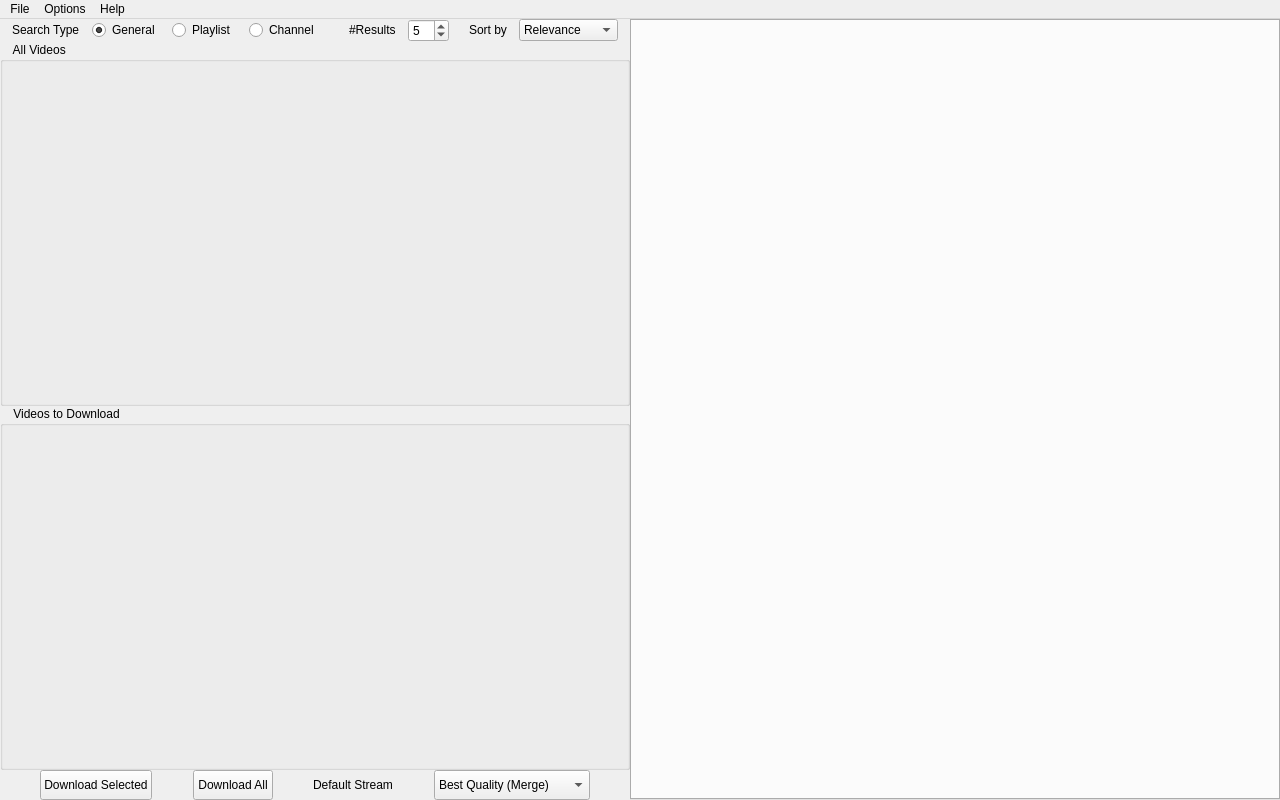
<?xml version="1.0" encoding="UTF-8"?>
<ui version="4.0">
 <class>MainWindow</class>
 <widget class="QMainWindow" name="MainWindow">
  <property name="windowModality">
   <enum>Qt::NonModal</enum>
  </property>
  <property name="geometry">
   <rect>
    <x>0</x>
    <y>0</y>
    <width>1280</width>
    <height>800</height>
   </rect>
  </property>
  <property name="sizePolicy">
   <sizepolicy hsizetype="Expanding" vsizetype="Expanding">
    <horstretch>0</horstretch>
    <verstretch>0</verstretch>
   </sizepolicy>
  </property>
  <property name="minimumSize">
   <size>
    <width>0</width>
    <height>0</height>
   </size>
  </property>
  <property name="font">
   <font>
    <family>Arial</family>
    <pointsize>9</pointsize>
   </font>
  </property>
  <property name="focusPolicy">
   <enum>Qt::StrongFocus</enum>
  </property>
  <property name="acceptDrops">
   <bool>false</bool>
  </property>
  <property name="windowTitle">
   <string>YouTube Helper</string>
  </property>
  <property name="windowIcon">
   <iconset>
    <normaloff>assets/Ico.ico</normaloff>assets/Ico.ico</iconset>
  </property>
  <property name="layoutDirection">
   <enum>Qt::LeftToRight</enum>
  </property>
  <property name="autoFillBackground">
   <bool>true</bool>
  </property>
  <property name="tabShape">
   <enum>QTabWidget::Rounded</enum>
  </property>
  <property name="unifiedTitleAndToolBarOnMac">
   <bool>false</bool>
  </property>
  <widget class="QWidget" name="centralwidget">
   <property name="sizePolicy">
    <sizepolicy hsizetype="Expanding" vsizetype="Expanding">
     <horstretch>0</horstretch>
     <verstretch>0</verstretch>
    </sizepolicy>
   </property>
   <property name="minimumSize">
    <size>
     <width>1280</width>
     <height>777</height>
    </size>
   </property>
   <property name="acceptDrops">
    <bool>true</bool>
   </property>
   <layout class="QGridLayout" name="Central_Layout">
    <property name="sizeConstraint">
     <enum>QLayout::SetNoConstraint</enum>
    </property>
    <property name="leftMargin">
     <number>0</number>
    </property>
    <property name="topMargin">
     <number>0</number>
    </property>
    <property name="rightMargin">
     <number>0</number>
    </property>
    <property name="bottomMargin">
     <number>0</number>
    </property>
    <property name="spacing">
     <number>0</number>
    </property>
    <item row="0" column="0">
     <layout class="QHBoxLayout" name="horizontalLayout">
      <property name="spacing">
       <number>0</number>
      </property>
      <property name="rightMargin">
       <number>0</number>
      </property>
      <item>
       <layout class="QVBoxLayout" name="verticalLayout">
        <property name="sizeConstraint">
         <enum>QLayout::SetDefaultConstraint</enum>
        </property>
        <item>
         <layout class="QHBoxLayout" name="searchOptionsLayout">
          <property name="spacing">
           <number>0</number>
          </property>
          <property name="sizeConstraint">
           <enum>QLayout::SetDefaultConstraint</enum>
          </property>
          <item>
           <spacer name="searchOptionsHS1">
            <property name="sizePolicy">
             <sizepolicy hsizetype="Expanding" vsizetype="Minimum">
              <horstretch>0</horstretch>
              <verstretch>0</verstretch>
             </sizepolicy>
            </property>
            <property name="orientation">
             <enum>Qt::Horizontal</enum>
            </property>
            <property name="sizeType">
             <enum>QSizePolicy::Expanding</enum>
            </property>
            <property name="sizeHint" stdset="0">
             <size>
              <width>10</width>
              <height>20</height>
             </size>
            </property>
           </spacer>
          </item>
          <item>
           <widget class="QLabel" name="searchlabel">
            <property name="sizePolicy">
             <sizepolicy hsizetype="Expanding" vsizetype="Fixed">
              <horstretch>0</horstretch>
              <verstretch>0</verstretch>
             </sizepolicy>
            </property>
            <property name="text">
             <string>Search Type</string>
            </property>
           </widget>
          </item>
          <item>
           <spacer name="searchOptionsHS2">
            <property name="sizePolicy">
             <sizepolicy hsizetype="Expanding" vsizetype="Minimum">
              <horstretch>0</horstretch>
              <verstretch>0</verstretch>
             </sizepolicy>
            </property>
            <property name="orientation">
             <enum>Qt::Horizontal</enum>
            </property>
            <property name="sizeType">
             <enum>QSizePolicy::Expanding</enum>
            </property>
            <property name="sizeHint" stdset="0">
             <size>
              <width>10</width>
              <height>20</height>
             </size>
            </property>
           </spacer>
          </item>
          <item>
           <widget class="QRadioButton" name="search">
            <property name="sizePolicy">
             <sizepolicy hsizetype="Expanding" vsizetype="Fixed">
              <horstretch>0</horstretch>
              <verstretch>0</verstretch>
             </sizepolicy>
            </property>
            <property name="font">
             <font>
              <family>Arial</family>
              <pointsize>9</pointsize>
             </font>
            </property>
            <property name="text">
             <string>General</string>
            </property>
            <property name="checked">
             <bool>true</bool>
            </property>
           </widget>
          </item>
          <item>
           <spacer name="searchOptionsHS3">
            <property name="sizePolicy">
             <sizepolicy hsizetype="Expanding" vsizetype="Minimum">
              <horstretch>0</horstretch>
              <verstretch>0</verstretch>
             </sizepolicy>
            </property>
            <property name="orientation">
             <enum>Qt::Horizontal</enum>
            </property>
            <property name="sizeType">
             <enum>QSizePolicy::Expanding</enum>
            </property>
            <property name="sizeHint" stdset="0">
             <size>
              <width>5</width>
              <height>20</height>
             </size>
            </property>
           </spacer>
          </item>
          <item>
           <widget class="QRadioButton" name="playlist">
            <property name="sizePolicy">
             <sizepolicy hsizetype="Expanding" vsizetype="Fixed">
              <horstretch>0</horstretch>
              <verstretch>0</verstretch>
             </sizepolicy>
            </property>
            <property name="font">
             <font>
              <family>Arial</family>
              <pointsize>9</pointsize>
             </font>
            </property>
            <property name="text">
             <string>Playlist</string>
            </property>
           </widget>
          </item>
          <item>
           <spacer name="searchOptionsHS4">
            <property name="sizePolicy">
             <sizepolicy hsizetype="Expanding" vsizetype="Minimum">
              <horstretch>0</horstretch>
              <verstretch>0</verstretch>
             </sizepolicy>
            </property>
            <property name="orientation">
             <enum>Qt::Horizontal</enum>
            </property>
            <property name="sizeType">
             <enum>QSizePolicy::Expanding</enum>
            </property>
            <property name="sizeHint" stdset="0">
             <size>
              <width>5</width>
              <height>20</height>
             </size>
            </property>
           </spacer>
          </item>
          <item>
           <widget class="QRadioButton" name="channel">
            <property name="sizePolicy">
             <sizepolicy hsizetype="Expanding" vsizetype="Fixed">
              <horstretch>0</horstretch>
              <verstretch>0</verstretch>
             </sizepolicy>
            </property>
            <property name="font">
             <font>
              <family>Arial</family>
              <pointsize>9</pointsize>
             </font>
            </property>
            <property name="text">
             <string>Channel</string>
            </property>
           </widget>
          </item>
          <item>
           <spacer name="searchOptionsHS5">
            <property name="sizePolicy">
             <sizepolicy hsizetype="Expanding" vsizetype="Minimum">
              <horstretch>0</horstretch>
              <verstretch>0</verstretch>
             </sizepolicy>
            </property>
            <property name="orientation">
             <enum>Qt::Horizontal</enum>
            </property>
            <property name="sizeType">
             <enum>QSizePolicy::Expanding</enum>
            </property>
            <property name="sizeHint" stdset="0">
             <size>
              <width>30</width>
              <height>20</height>
             </size>
            </property>
           </spacer>
          </item>
          <item>
           <widget class="QLabel" name="maxResults_label">
            <property name="sizePolicy">
             <sizepolicy hsizetype="Expanding" vsizetype="Fixed">
              <horstretch>0</horstretch>
              <verstretch>0</verstretch>
             </sizepolicy>
            </property>
            <property name="font">
             <font>
              <family>Arial</family>
              <pointsize>9</pointsize>
             </font>
            </property>
            <property name="text">
             <string>#Results</string>
            </property>
           </widget>
          </item>
          <item>
           <spacer name="searchOptionsHS6">
            <property name="sizePolicy">
             <sizepolicy hsizetype="Expanding" vsizetype="Minimum">
              <horstretch>0</horstretch>
              <verstretch>0</verstretch>
             </sizepolicy>
            </property>
            <property name="orientation">
             <enum>Qt::Horizontal</enum>
            </property>
            <property name="sizeType">
             <enum>QSizePolicy::Expanding</enum>
            </property>
            <property name="sizeHint" stdset="0">
             <size>
              <width>5</width>
              <height>20</height>
             </size>
            </property>
           </spacer>
          </item>
          <item>
           <widget class="QSpinBox" name="maxResults">
            <property name="sizePolicy">
             <sizepolicy hsizetype="Expanding" vsizetype="Fixed">
              <horstretch>0</horstretch>
              <verstretch>0</verstretch>
             </sizepolicy>
            </property>
            <property name="font">
             <font>
              <family>Arial</family>
              <pointsize>9</pointsize>
             </font>
            </property>
            <property name="minimum">
             <number>1</number>
            </property>
            <property name="maximum">
             <number>50</number>
            </property>
            <property name="value">
             <number>5</number>
            </property>
           </widget>
          </item>
          <item>
           <spacer name="searchOptionsHS7">
            <property name="sizePolicy">
             <sizepolicy hsizetype="Expanding" vsizetype="Minimum">
              <horstretch>0</horstretch>
              <verstretch>0</verstretch>
             </sizepolicy>
            </property>
            <property name="orientation">
             <enum>Qt::Horizontal</enum>
            </property>
            <property name="sizeType">
             <enum>QSizePolicy::Expanding</enum>
            </property>
            <property name="sizeHint" stdset="0">
             <size>
              <width>20</width>
              <height>20</height>
             </size>
            </property>
           </spacer>
          </item>
          <item>
           <widget class="QLabel" name="order_label">
            <property name="sizePolicy">
             <sizepolicy hsizetype="Expanding" vsizetype="Fixed">
              <horstretch>0</horstretch>
              <verstretch>0</verstretch>
             </sizepolicy>
            </property>
            <property name="font">
             <font>
              <family>Arial</family>
              <pointsize>9</pointsize>
             </font>
            </property>
            <property name="text">
             <string>Sort by</string>
            </property>
           </widget>
          </item>
          <item>
           <spacer name="searchOptionsHS8">
            <property name="sizePolicy">
             <sizepolicy hsizetype="Expanding" vsizetype="Minimum">
              <horstretch>0</horstretch>
              <verstretch>0</verstretch>
             </sizepolicy>
            </property>
            <property name="orientation">
             <enum>Qt::Horizontal</enum>
            </property>
            <property name="sizeType">
             <enum>QSizePolicy::Expanding</enum>
            </property>
            <property name="sizeHint" stdset="0">
             <size>
              <width>5</width>
              <height>20</height>
             </size>
            </property>
           </spacer>
          </item>
          <item>
           <widget class="QComboBox" name="order">
            <property name="sizePolicy">
             <sizepolicy hsizetype="Expanding" vsizetype="Fixed">
              <horstretch>0</horstretch>
              <verstretch>0</verstretch>
             </sizepolicy>
            </property>
            <property name="font">
             <font>
              <family>Arial</family>
              <pointsize>9</pointsize>
             </font>
            </property>
            <item>
             <property name="text">
              <string>Relevance</string>
             </property>
            </item>
            <item>
             <property name="text">
              <string>View Counts</string>
             </property>
            </item>
            <item>
             <property name="text">
              <string>Date</string>
             </property>
            </item>
            <item>
             <property name="text">
              <string>Rating</string>
             </property>
            </item>
           </widget>
          </item>
          <item>
           <spacer name="searchOptionsHS9">
            <property name="sizePolicy">
             <sizepolicy hsizetype="Expanding" vsizetype="Minimum">
              <horstretch>0</horstretch>
              <verstretch>0</verstretch>
             </sizepolicy>
            </property>
            <property name="orientation">
             <enum>Qt::Horizontal</enum>
            </property>
            <property name="sizeType">
             <enum>QSizePolicy::Expanding</enum>
            </property>
            <property name="sizeHint" stdset="0">
             <size>
              <width>10</width>
              <height>20</height>
             </size>
            </property>
           </spacer>
          </item>
         </layout>
        </item>
        <item>
         <widget class="QGroupBox" name="allVideosBox">
          <property name="sizePolicy">
           <sizepolicy hsizetype="Expanding" vsizetype="Expanding">
            <horstretch>0</horstretch>
            <verstretch>0</verstretch>
           </sizepolicy>
          </property>
          <property name="minimumSize">
           <size>
            <width>0</width>
            <height>300</height>
           </size>
          </property>
          <property name="font">
           <font>
            <family>Arial</family>
            <pointsize>9</pointsize>
            <weight>50</weight>
            <bold>false</bold>
            <underline>false</underline>
           </font>
          </property>
          <property name="title">
           <string>    All Videos</string>
          </property>
          <property name="flat">
           <bool>true</bool>
          </property>
         </widget>
        </item>
        <item>
         <widget class="QGroupBox" name="downloadVideosBox">
          <property name="sizePolicy">
           <sizepolicy hsizetype="Expanding" vsizetype="Expanding">
            <horstretch>0</horstretch>
            <verstretch>0</verstretch>
           </sizepolicy>
          </property>
          <property name="minimumSize">
           <size>
            <width>620</width>
            <height>300</height>
           </size>
          </property>
          <property name="font">
           <font>
            <family>Arial</family>
            <pointsize>9</pointsize>
            <weight>50</weight>
            <bold>false</bold>
            <underline>false</underline>
           </font>
          </property>
          <property name="acceptDrops">
           <bool>false</bool>
          </property>
          <property name="title">
           <string>    Videos to Download</string>
          </property>
          <property name="flat">
           <bool>true</bool>
          </property>
         </widget>
        </item>
        <item>
         <layout class="QHBoxLayout" name="downloadBoxLayout">
          <property name="spacing">
           <number>0</number>
          </property>
          <item>
           <spacer name="downloadBoxHS1">
            <property name="orientation">
             <enum>Qt::Horizontal</enum>
            </property>
            <property name="sizeHint" stdset="0">
             <size>
              <width>10</width>
              <height>20</height>
             </size>
            </property>
           </spacer>
          </item>
          <item>
           <widget class="QPushButton" name="downloadBtn">
            <property name="sizePolicy">
             <sizepolicy hsizetype="Expanding" vsizetype="Fixed">
              <horstretch>0</horstretch>
              <verstretch>0</verstretch>
             </sizepolicy>
            </property>
            <property name="minimumSize">
             <size>
              <width>0</width>
              <height>30</height>
             </size>
            </property>
            <property name="font">
             <font>
              <family>Arial</family>
              <pointsize>9</pointsize>
             </font>
            </property>
            <property name="text">
             <string>Download Selected</string>
            </property>
           </widget>
          </item>
          <item>
           <spacer name="downloadBoxHS2">
            <property name="orientation">
             <enum>Qt::Horizontal</enum>
            </property>
            <property name="sizeHint" stdset="0">
             <size>
              <width>20</width>
              <height>20</height>
             </size>
            </property>
           </spacer>
          </item>
          <item>
           <widget class="QPushButton" name="downloadAllBtn">
            <property name="sizePolicy">
             <sizepolicy hsizetype="Expanding" vsizetype="Fixed">
              <horstretch>0</horstretch>
              <verstretch>0</verstretch>
             </sizepolicy>
            </property>
            <property name="minimumSize">
             <size>
              <width>0</width>
              <height>30</height>
             </size>
            </property>
            <property name="font">
             <font>
              <family>Arial</family>
              <pointsize>9</pointsize>
             </font>
            </property>
            <property name="text">
             <string>Download All</string>
            </property>
           </widget>
          </item>
          <item>
           <spacer name="downloadBoxHS3">
            <property name="orientation">
             <enum>Qt::Horizontal</enum>
            </property>
            <property name="sizeHint" stdset="0">
             <size>
              <width>20</width>
              <height>20</height>
             </size>
            </property>
           </spacer>
          </item>
          <item>
           <widget class="QLabel" name="Stream_label">
            <property name="sizePolicy">
             <sizepolicy hsizetype="Expanding" vsizetype="Fixed">
              <horstretch>0</horstretch>
              <verstretch>0</verstretch>
             </sizepolicy>
            </property>
            <property name="minimumSize">
             <size>
              <width>0</width>
              <height>30</height>
             </size>
            </property>
            <property name="font">
             <font>
              <family>Arial</family>
              <pointsize>9</pointsize>
             </font>
            </property>
            <property name="text">
             <string>Default Stream</string>
            </property>
            <property name="alignment">
             <set>Qt::AlignCenter</set>
            </property>
           </widget>
          </item>
          <item>
           <spacer name="downloadBoxHS4">
            <property name="orientation">
             <enum>Qt::Horizontal</enum>
            </property>
            <property name="sizeHint" stdset="0">
             <size>
              <width>20</width>
              <height>20</height>
             </size>
            </property>
           </spacer>
          </item>
          <item>
           <widget class="QComboBox" name="Stream">
            <property name="sizePolicy">
             <sizepolicy hsizetype="Expanding" vsizetype="Fixed">
              <horstretch>0</horstretch>
              <verstretch>0</verstretch>
             </sizepolicy>
            </property>
            <property name="minimumSize">
             <size>
              <width>0</width>
              <height>30</height>
             </size>
            </property>
            <property name="font">
             <font>
              <family>Arial</family>
              <pointsize>9</pointsize>
             </font>
            </property>
            <item>
             <property name="text">
              <string>Best Quality (Merge)</string>
             </property>
            </item>
            <item>
             <property name="text">
              <string>Best Quality (Separate)</string>
             </property>
            </item>
            <item>
             <property name="text">
              <string>720p</string>
             </property>
            </item>
            <item>
             <property name="text">
              <string>480p</string>
             </property>
            </item>
            <item>
             <property name="text">
              <string>360p</string>
             </property>
            </item>
            <item>
             <property name="text">
              <string>Audio Only</string>
             </property>
            </item>
           </widget>
          </item>
          <item>
           <spacer name="downloadBoxHS5">
            <property name="orientation">
             <enum>Qt::Horizontal</enum>
            </property>
            <property name="sizeHint" stdset="0">
             <size>
              <width>10</width>
              <height>20</height>
             </size>
            </property>
           </spacer>
          </item>
         </layout>
        </item>
       </layout>
      </item>
      <item>
       <widget class="QTabWidget" name="tab_manager">
        <property name="enabled">
         <bool>true</bool>
        </property>
        <property name="sizePolicy">
         <sizepolicy hsizetype="Expanding" vsizetype="Expanding">
          <horstretch>0</horstretch>
          <verstretch>0</verstretch>
         </sizepolicy>
        </property>
        <property name="minimumSize">
         <size>
          <width>650</width>
          <height>0</height>
         </size>
        </property>
        <property name="font">
         <font>
          <family>Arial</family>
          <pointsize>9</pointsize>
         </font>
        </property>
        <property name="acceptDrops">
         <bool>false</bool>
        </property>
        <property name="tabShape">
         <enum>QTabWidget::Rounded</enum>
        </property>
        <property name="currentIndex">
         <number>-1</number>
        </property>
       </widget>
      </item>
     </layout>
    </item>
   </layout>
  </widget>
  <widget class="QMenuBar" name="menubar">
   <property name="geometry">
    <rect>
     <x>0</x>
     <y>0</y>
     <width>1280</width>
     <height>23</height>
    </rect>
   </property>
   <property name="sizePolicy">
    <sizepolicy hsizetype="Fixed" vsizetype="Fixed">
     <horstretch>0</horstretch>
     <verstretch>0</verstretch>
    </sizepolicy>
   </property>
   <widget class="QMenu" name="options">
    <property name="title">
     <string>Options</string>
    </property>
    <addaction name="preferences"/>
   </widget>
   <widget class="QMenu" name="help">
    <property name="title">
     <string>Help</string>
    </property>
    <addaction name="documentation"/>
    <addaction name="separator"/>
    <addaction name="about"/>
   </widget>
   <widget class="QMenu" name="file">
    <property name="geometry">
     <rect>
      <x>316</x>
      <y>153</y>
      <width>155</width>
      <height>78</height>
     </rect>
    </property>
    <property name="title">
     <string>File</string>
    </property>
    <addaction name="exit"/>
   </widget>
   <addaction name="file"/>
   <addaction name="options"/>
   <addaction name="help"/>
  </widget>
  <action name="preferences">
   <property name="enabled">
    <bool>true</bool>
   </property>
   <property name="text">
    <string>Preferences</string>
   </property>
   <property name="font">
    <font>
     <family>Arial</family>
     <pointsize>9</pointsize>
    </font>
   </property>
  </action>
  <action name="actionCheck_for_updates">
   <property name="enabled">
    <bool>false</bool>
   </property>
   <property name="text">
    <string>Check for updates...</string>
   </property>
  </action>
  <action name="about">
   <property name="text">
    <string>About</string>
   </property>
   <property name="font">
    <font>
     <family>Arial</family>
     <pointsize>9</pointsize>
    </font>
   </property>
  </action>
  <action name="actionNew_Window">
   <property name="text">
    <string>New Window</string>
   </property>
  </action>
  <action name="exit">
   <property name="text">
    <string>Exit</string>
   </property>
   <property name="font">
    <font>
     <family>Arial</family>
     <pointsize>9</pointsize>
    </font>
   </property>
  </action>
  <action name="documentation">
   <property name="enabled">
    <bool>true</bool>
   </property>
   <property name="text">
    <string>Documentation</string>
   </property>
   <property name="font">
    <font>
     <family>Arial</family>
     <pointsize>9</pointsize>
    </font>
   </property>
  </action>
 </widget>
 <tabstops>
  <tabstop>tab_manager</tabstop>
 </tabstops>
 <resources/>
 <connections/>
</ui>
